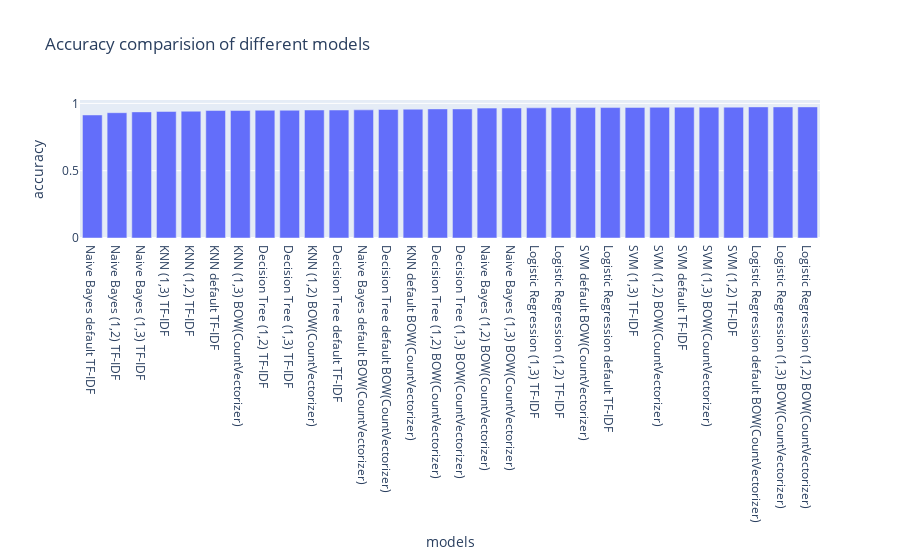

Notebook code for this chart:
### Code cell
px.bar(x=x,y=result['accuracy_score'],labels={'x':'models','y':'accuracy'},title="Accuracy comparision of different models")

### Figure 1 — Plotly figure (JSON) as saved in the notebook; plotly's stock layout.template omitted (floating-point values rounded to 4 significant figures)
{"data": [{"alignmentgroup": "True", "hovertemplate": "models=%{x}<br>accuracy=%{y}<extra></extra>", "legendgroup": "", "marker": {"color": "#636efa", "pattern": {"shape": ""}}, "name": "", "offsetgroup": "", "orientation": "v", "showlegend": false, "textposition": "auto", "type": "bar", "x": ["Naive Bayes default TF-IDF", "Naive Bayes (1,2) TF-IDF", "Naive Bayes (1,3) TF-IDF", "KNN (1,3) TF-IDF", "KNN (1,2) TF-IDF", "KNN default TF-IDF", "KNN (1,3) BOW(CountVectorizer)", "Decision Tree (1,2) TF-IDF", "Decision Tree (1,3) TF-IDF", "KNN (1,2) BOW(CountVectorizer)", "Decision Tree default TF-IDF", "Naive Bayes default BOW(CountVectorizer)", "Decision Tree default BOW(CountVectorizer)", "KNN default BOW(CountVectorizer)", "Decision Tree (1,2) BOW(CountVectorizer)", "Decision Tree (1,3) BOW(CountVectorizer)", "Naive Bayes (1,2) BOW(CountVectorizer)", "Naive Bayes (1,3) BOW(CountVectorizer)", "Logistic Regression (1,3) TF-IDF", "Logistic Regression (1,2) TF-IDF", "SVM default BOW(CountVectorizer)", "Logistic Regression default TF-IDF", "SVM (1,3) TF-IDF", "SVM (1,2) BOW(CountVectorizer)", "SVM default TF-IDF", "SVM (1,3) BOW(CountVectorizer)", "SVM (1,2) TF-IDF", "Logistic Regression default BOW(CountVectorizer)", "Logistic Regression (1,3) BOW(CountVectorizer)", "Logistic Regression (1,2) BOW(CountVectorizer)"], "xaxis": "x", "y": [0.914, 0.931, 0.937, 0.94, 0.942, 0.947, 0.947, 0.949, 0.949, 0.951, 0.951, 0.952, 0.955, 0.957, 0.959, 0.959, 0.965, 0.966, 0.967, 0.969, 0.969, 0.969, 0.97, 0.971, 0.972, 0.972, 0.972, 0.974, 0.974, 0.974], "yaxis": "y"}], "layout": {"barmode": "relative", "legend": {"tracegroupgap": 0}, "title": {"text": "Accuracy comparision of different models"}, "xaxis": {"anchor": "y", "domain": [0, 1], "title": {"text": "models"}}, "yaxis": {"anchor": "x", "domain": [0, 1], "title": {"text": "accuracy"}}}}
